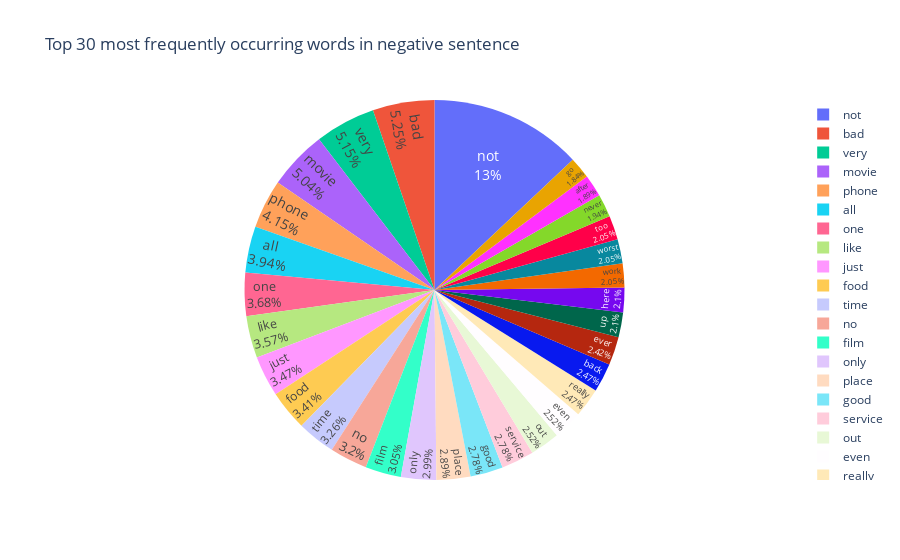

The notebook cell this image was saved under:
### Code cell
# Plot pie chart using top 30 Frequent Words in Negative Sentence
df_pie_n = pd.DataFrame( data = { 'name': count_vect_n.get_feature_names_out()[idx_list_n[:]],
                                  'freq': term_frequencies_n[idx_list_n[:]] } )

df_pie_n = df_pie_n[~df_pie_n['name'].isin(useless_word)]

fig = px.pie(df_pie_n[0:30], values='freq', names='name',
             title='Top 30 most frequently occurring words in negative sentence')
fig.update_traces(textposition='inside', textfont_size=14, textinfo='percent+label')
fig.show()

### Figure 1 — Plotly figure (JSON) as saved in the notebook; plotly's stock layout.template omitted (floating-point values rounded to 4 significant figures)
{"data": [{"domain": {"x": [0, 1], "y": [0, 1]}, "hovertemplate": "name=%{label}<br>freq=%{value}<extra></extra>", "labels": ["not", "bad", "very", "movie", "phone", "all", "one", "like", "just", "food", "time", "no", "film", "only", "place", "good", "service", "out", "even", "really", "back", "ever", "up", "here", "work", "worst", "too", "never", "after", "go"], "legendgroup": "", "name": "", "showlegend": true, "textfont": {"size": 14}, "textinfo": "percent+label", "textposition": "inside", "type": "pie", "values": [247, 100, 98, 96, 79, 75, 70, 68, 66, 65, 62, 61, 58, 57, 55, 53, 53, 48, 48, 47, 47, 46, 40, 40, 39, 39, 39, 37, 36, 35]}], "layout": {"legend": {"tracegroupgap": 0}, "title": {"text": "Top 30 most frequently occurring words in negative sentence"}}}
